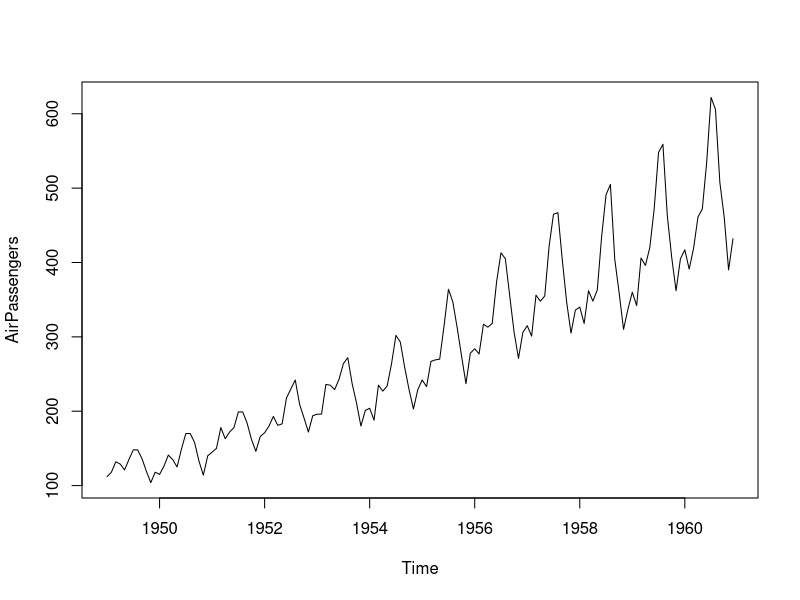
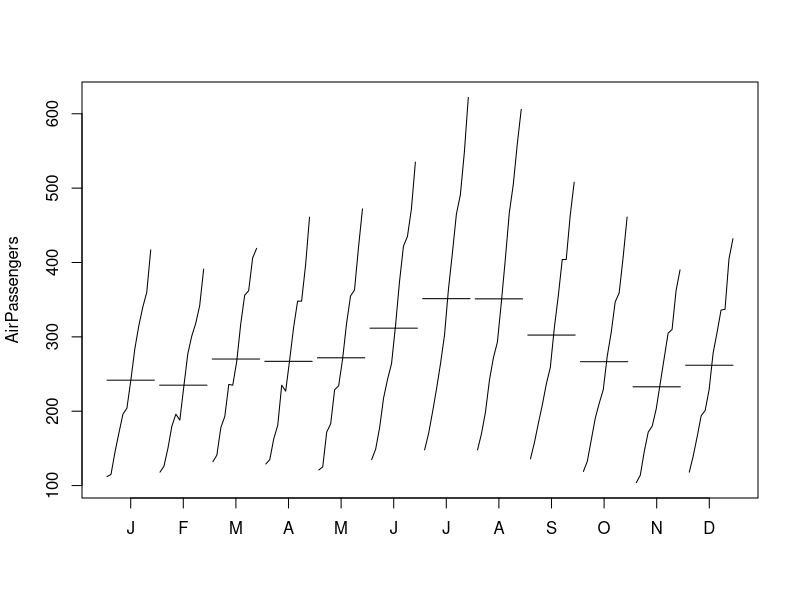
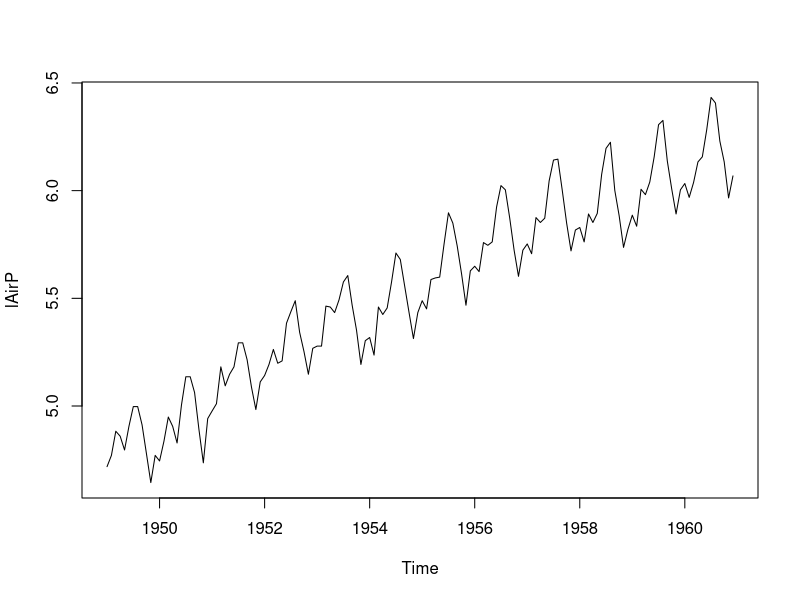
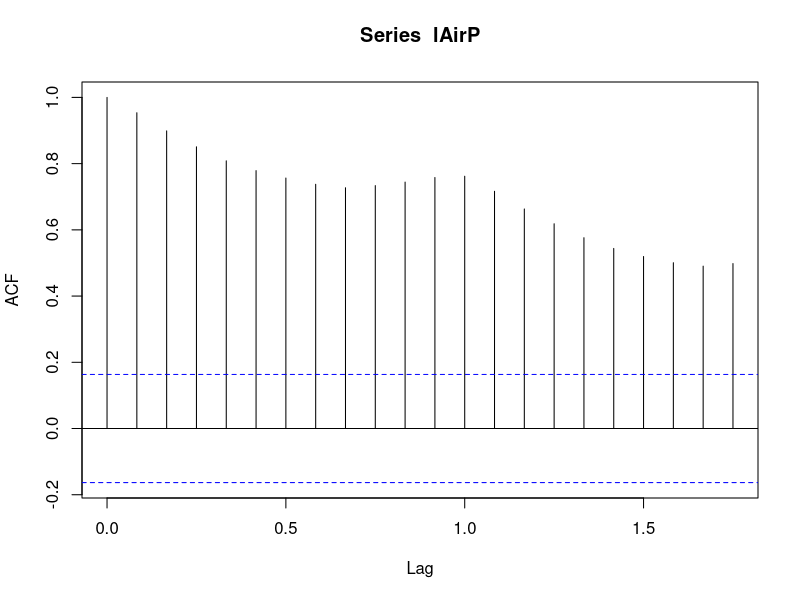
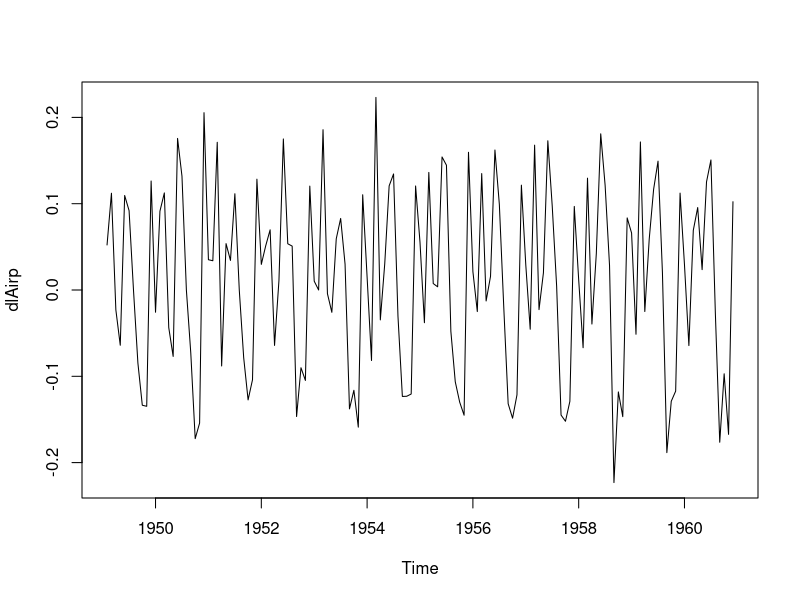
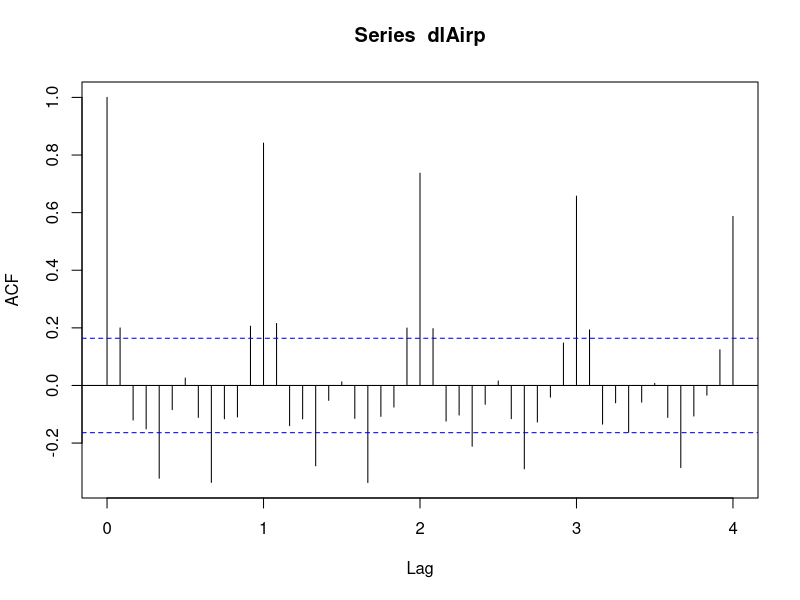
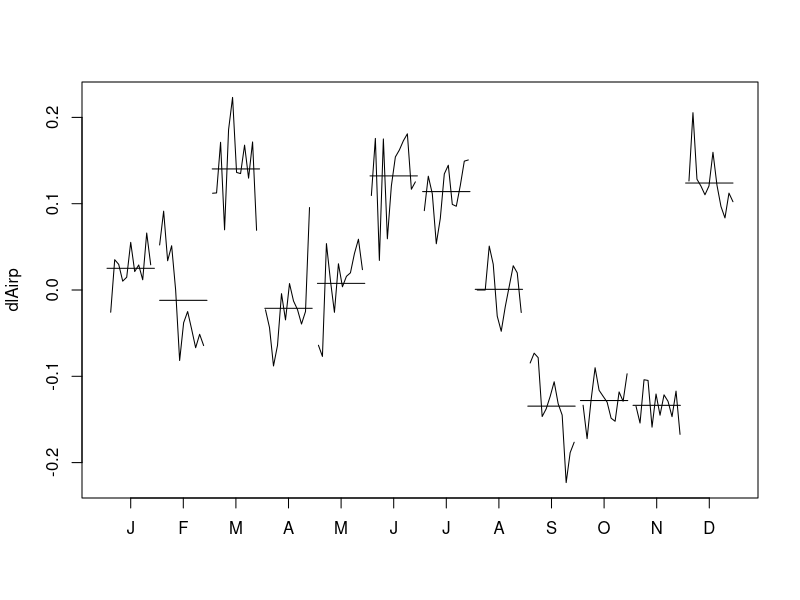
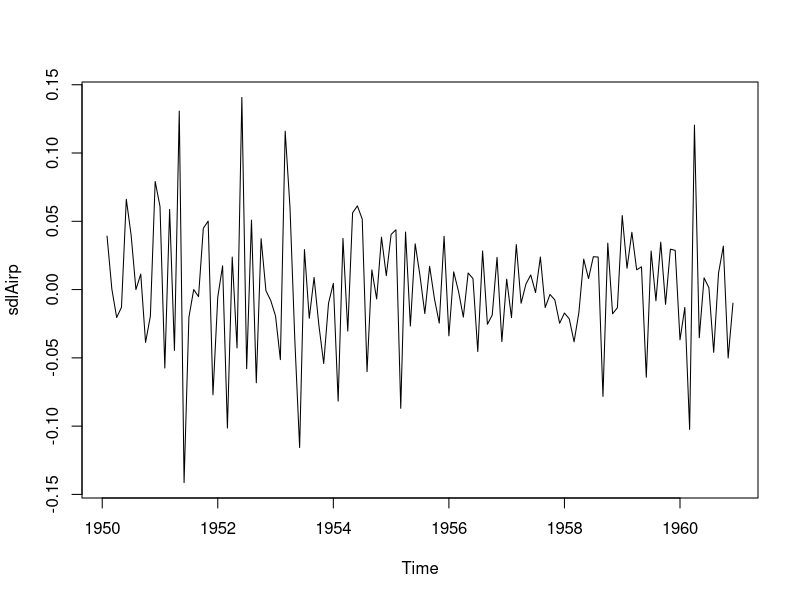

Source code (R) for these figures, in order: (Note: this script raises an error after producing the figures.)
#library(tis)
data("AirPassengers")
plot(AirPassengers)
monthplot(AirPassengers)
#tierChart(AirPassengers)
lAirP=log(AirPassengers)
plot(lAirP)
acf(lAirP)
dlAirp=diff(lAirP)
plot(dlAirp)
acf(dlAirp,lag.max=48)
monthplot(dlAirp)
sdlAirp=diff(dlAirp,lag=12)
plot(sdlAirp)
monthplot(sdlAirp)
acf(sdlAirp,lag.max=48)
pacf(sdlAirp,lag.max=48)
salidaAR12=arima(sdlAirp,order=c(12,0,0))
salidaMA12=arima(sdlAirp,order=c(0,0,12))
salidaAR12
salidaMA12
library(lmtest)
coeftest(salidaAR12)
salidaAR12fixed=arima(sdlAirp,order=c(12,0,0),include.mean = FALSE,fixed=c(NA,0,0,0,0,0,0,0,0,0,0,NA),method = c("CSS-ML"))
coeftest(salidaAR12fixed)
salidaAR12fixed
attributes(salidaAR12fixed)

#####Pronosticos
library(forecast)
salidaMA12fixed=Arima(sdlAirp,order=c(0,0,12),include.mean = FALSE,fixed=c(NA,0,0,0,0,0,0,0,0,0,0,NA),method = c("CSS-ML"))
coeftest(salidaMA12fixed)

PronosticosAR12=forecast(salidaAR12fixed,h=12,level=0.95)
PronosticosMA12=forecast(salidaMA12fixed,h=12,level=0.95)
plot(PronosticosAR12)
plot(PronosticosMA12)



####Simulación de modelos ARMA####
Tlength=200
arimaej=arima.sim(list(order = c(1,0,1),ar = c(0.7),ma=c(0.6)), n = Tlength)
plot(arimaej,main='ARMA(1,1)')
library(forecast)
library(lmtest)
acf(arimaej,ci.type="ma")
pacf(arimaej)
salidaest=Arima(arimaej,order=c(1,0,1),include.mean = FALSE)
salidaest
coeftest(salidaest)
auto.arima(arimaej,max.p = 3,max.q = 3, start.p = 0, start.q = 0, ic="bic")
###Residuales####
residuales=salidaest$residuals
acf(residuales)
pacf(residuales)
jarque.bera.test(residuales)
#Box.test(x, lag = 1, type = c("Box-Pierce", "Ljung-Box"), fitdf = 0)
Box.test(residuales, lag = (length(residuales)/4), type = "Ljung-Box", fitdf = 2)


#####Estadísticas Cusum####
res=residuales
cum=cumsum(res)/sd(res)
N=length(res)
cumq=cumsum(res^2)/sum(res^2)
Af=0.948 ###Cuantil del 95% para la estadística cusum
co=0.14422####Valor del cuantil aproximado para cusumsq para n/2=200
LS=Af*sqrt(N)+2*Af*c(1:length(res))/sqrt(N)
LI=-LS
LQS=co+(1:length(res))/N
LQI=-co+(1:length(res))/N
plot(cum,type="l",ylim=c(min(LI),max(LS)),xlab="t",ylab="",main="CUSUM")
lines(LS,type="S",col="red")
lines(LI,type="S",col="red")
plot(cumq,type="l",xlab="t",ylab="",main="CUSUMSQ")                      
lines(LQS,type="S",col="red")                                                                           
lines(LQI,type="S",col="red")

